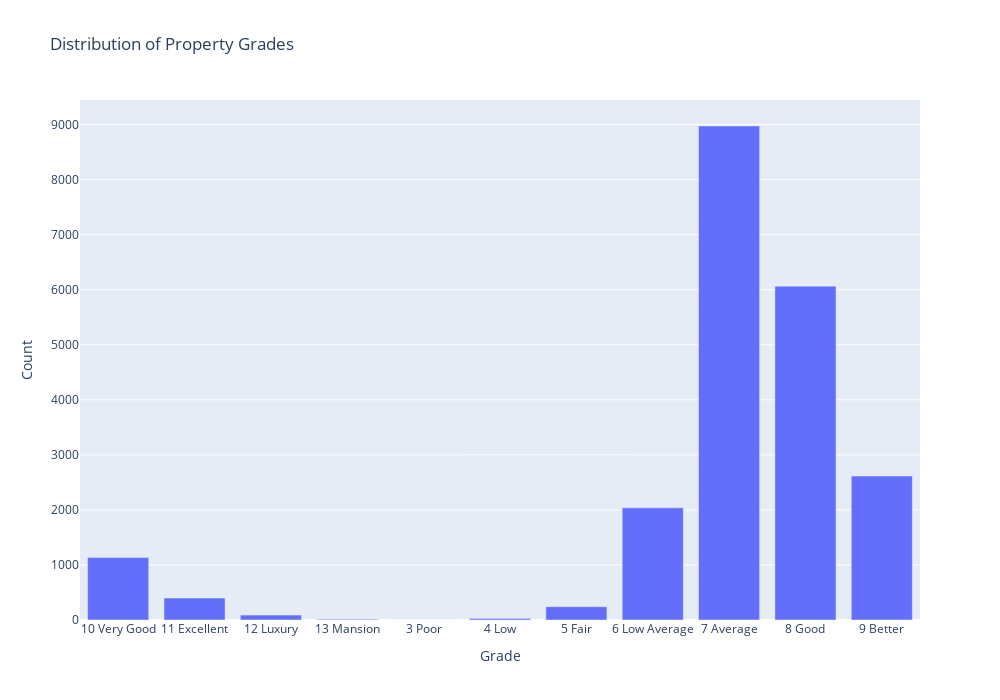

Notebook code cell kept with this figure:
### Markdown cell above
Observation: Houses in Good condition attract the best price range

### Code cell
# understanding property grades against price

# Calculating the count of each grade
grade_counts = data['grade'].value_counts().sort_index().reset_index()
grade_counts.columns = ['grade', 'count']

# Creating a bar plot
fig = px.bar(grade_counts, x='grade', y='count',
             title='Distribution of Property Grades',
             labels={'grade': 'Grade', 'count': 'Count'},
             height=700, width=1000)

# Showing the plot
fig.show()

### Figure 1 — Plotly figure (JSON) as saved in the notebook; plotly's stock layout.template omitted (floating-point values rounded to 4 significant figures)
{"data": [{"alignmentgroup": "True", "hovertemplate": "Grade=%{x}<br>Count=%{y}<extra></extra>", "legendgroup": "", "marker": {"color": "#636efa"}, "name": "", "offsetgroup": "", "orientation": "v", "showlegend": false, "textposition": "auto", "type": "bar", "x": ["10 Very Good", "11 Excellent", "12 Luxury", "13 Mansion", "3 Poor", "4 Low", "5 Fair", "6 Low Average", "7 Average", "8 Good", "9 Better"], "xaxis": "x", "y": [1134, 399, 89, 13, 1, 27, 242, 2038, 8974, 6065, 2615], "yaxis": "y"}], "layout": {"barmode": "relative", "height": 700, "legend": {"tracegroupgap": 0}, "title": {"text": "Distribution of Property Grades"}, "width": 1000, "xaxis": {"anchor": "y", "domain": [0, 1], "title": {"text": "Grade"}}, "yaxis": {"anchor": "x", "domain": [0, 1], "title": {"text": "Count"}}}}
